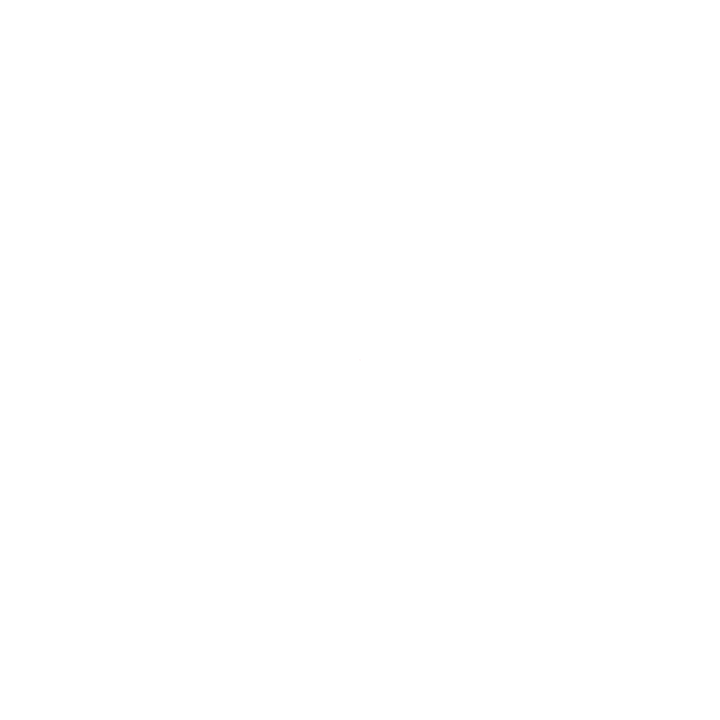
Frame 1 (no input)
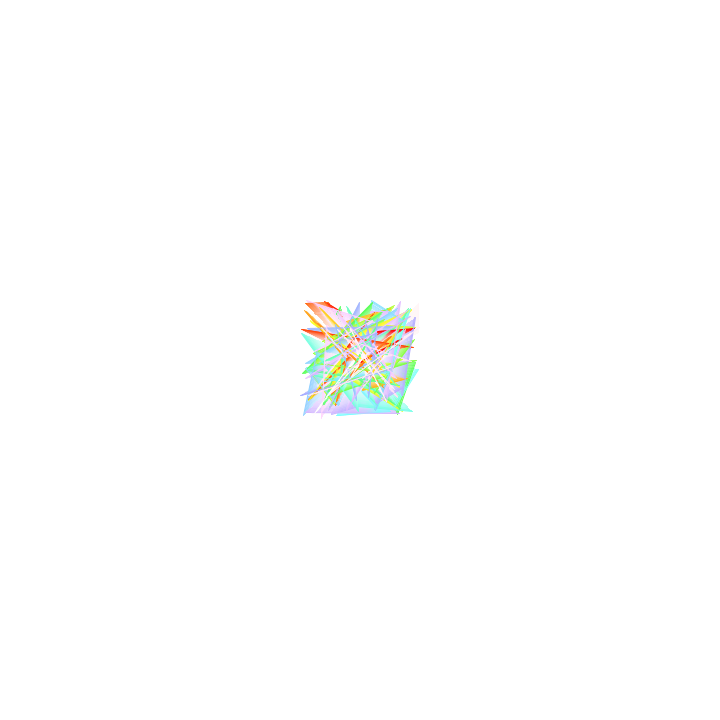
Frame 60 (the mouse pressed at the canvas centre just before this capture)
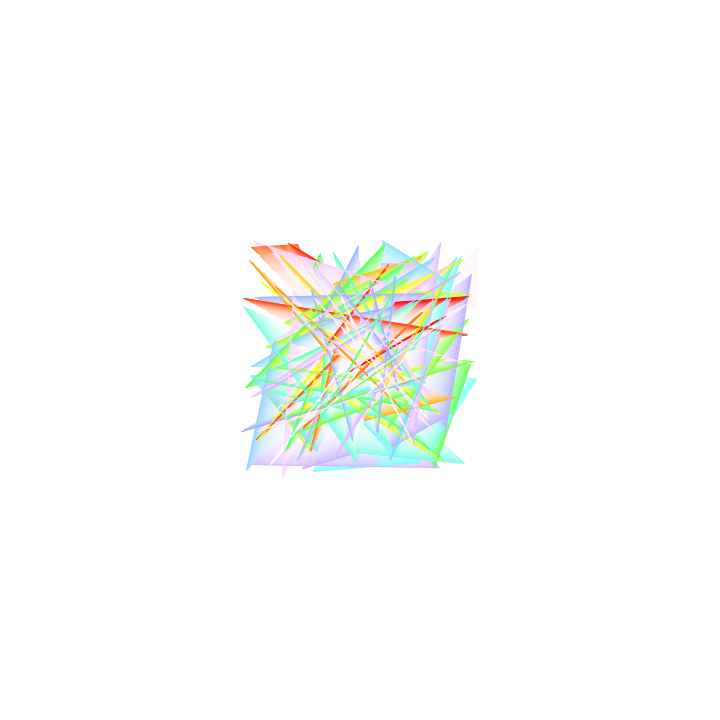
Frame 120 (the mouse held since frame 60 and released just before this capture)

The Processing sketch that drew these frames (run headless with seeded random() and noise(); from frame 60 on, the mouse is pressed at the canvas centre):

// Processing sketch: processing_147191
// ── processing_147191.pde


// DEFINIZIONE DELLA  CLASSE Agente

class Agente
{
  PVector posizione;
  PVector spostamento;

  Agente (PVector partenza) {
    posizione = partenza.get();
    spostamento = new PVector( random(-1,1), random(-1,1) );
  }

  void update() {
//    if (random(100)<1) {
//      spostamento = new PVector( random(-1,1), random(-1,1) );
//    }
    posizione.add(spostamento);
//    if (posizione.dist(centro) > 350) {
    if (posizione.x<0 || posizione.x>width || posizione.y<0 || posizione.y>height) {  //++
      spostamento.mult(-1);
    }
  }

  void display() {
    ellipse(posizione.x, posizione.y, 6, 6);
  }
}

// USO DELLA CLASSE Agente

// Agente[] agenti = new Agente[500];
Agente[] agenti = new Agente[200];     //++
PVector centro;

void setup()
{
  size(720, 720);
  centro = new PVector(width/2, height/2);
  
  for (int i=0;  i<agenti.length;  i++) {
    agenti[i] = new Agente( centro );
  }
  
  colorMode(HSB);   //++
  background(255);  //++
}

void draw()
{
  noStroke();                 //++
  fill(255, 15);              //++
  rect(0, 0, width, height);  //++

  for (Agente a : agenti) {
    a.update();
//    a.display();
  }
  
  for (int i=0; i < agenti.length; i+=2) {       //++
    PVector p1 = agenti[i].posizione;            //++
    PVector p2 = agenti[i+1].posizione;          //++
    float c = map( i, 0,agenti.length, 0,256 );  //++
    stroke( c, 255-c, 255 );                     //++ 
    line( p1.x,p1.y,  p2.x,p2.y );               //++ 
  }
}
